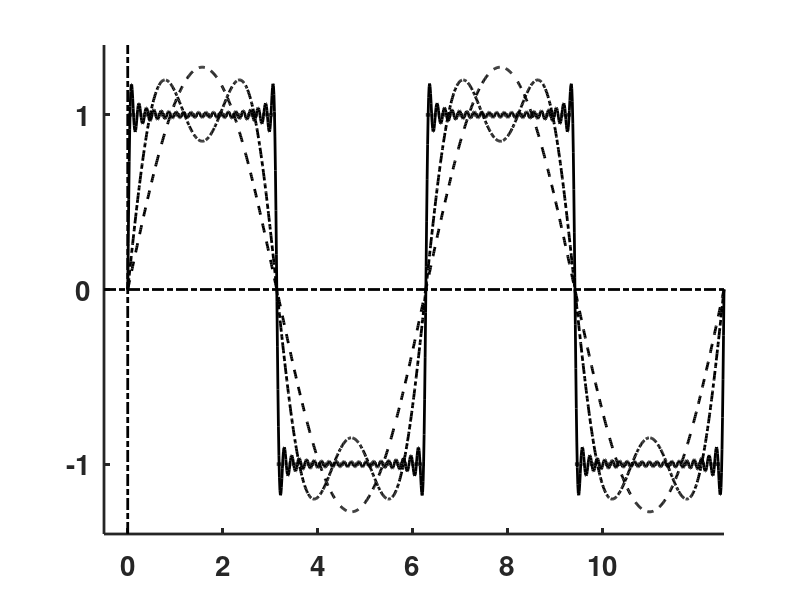

Write MATLAB code to recreate this figure.
clear;  figure('Position',[100 100 600 400],'Color',[1 1 1]); clf;  hold on; 

xy=[-.5 4*pi -1.4 1.4];
xx=linspace(0,pi,300);  ym1=xx*0+1;  plot(xx,ym1,'k:','LineWidth',2.5)
xx=linspace(pi,2*pi,300);  ym1=xx*0-1;  plot(xx,ym1,'k:','LineWidth',2.5)
xx=linspace(2*pi,3*pi,300);  ym1=xx*0+1;  plot(xx,ym1,'k:','LineWidth',2.5)
xx=linspace(3*pi,4*pi,300);  ym1=xx*0-1;  plot(xx,ym1,'k:','LineWidth',2.5)
xx=linspace(0,4*pi,1200);  ym1=4/pi*sin(xx);  plot(xx,ym1,'k--','LineWidth',2)
ym1=ym1+4/3/pi*sin(3*xx);  plot(xx,ym1,'k-.','LineWidth',2)
ym1=xx*0;  for n=1:2:40 ym1=ym1+4/n/pi*sin(n*xx); end; plot(xx,ym1,'k','LineWidth',2)
%ym1=ym1-xx.^7/factorial(7);  plot(xx,ym1,'k--','LineWidth',2)
set(gca,'LineWidth',2); 
axis(xy); axis manual;
plot([xy(1) xy(2)],[0 0],'k-.','LineWidth',2);
plot([0 0],[xy(3) xy(4)],'k-.','LineWidth',2);
set(gca,'XTick',[0 2 4 6 8 10],'YTick',[-1 0 1],'FontSize',20,'FontWeight','bold');
